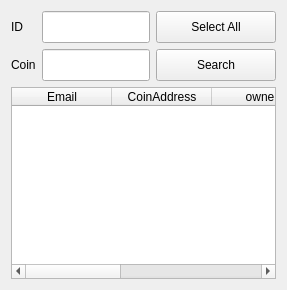
          <widget class="QWidget" name="tab_8">
           <attribute name="title">
            <string>Users</string>
           </attribute>
           <layout class="QGridLayout" name="gridLayout_14">
            <item row="0" column="2">
             <widget class="QPushButton" name="btn_SelectAll">
              <property name="minimumSize">
               <size>
                <width>120</width>
                <height>32</height>
               </size>
              </property>
              <property name="text">
               <string>Select All</string>
              </property>
             </widget>
            </item>
            <item row="0" column="0">
             <widget class="QLabel" name="label_14">
              <property name="text">
               <string>ID</string>
              </property>
             </widget>
            </item>
            <item row="0" column="1">
             <widget class="QLineEdit" name="userid">
              <property name="maximumSize">
               <size>
                <width>16777215</width>
                <height>32</height>
               </size>
              </property>
             </widget>
            </item>
            <item row="1" column="0">
             <widget class="QLabel" name="label_15">
              <property name="text">
               <string>Coin</string>
              </property>
             </widget>
            </item>
            <item row="2" column="0" colspan="3">
             <widget class="QTableWidget" name="tableWidgetUsers">
              <property name="styleSheet">
               <string notr="true"/>
              </property>
              <column>
               <property name="text">
                <string>Email</string>
               </property>
              </column>
              <column>
               <property name="text">
                <string>CoinAddress</string>
               </property>
              </column>
              <column>
               <property name="text">
                <string>owner</string>
               </property>
              </column>
              <column>
               <property name="text">
                <string>Class</string>
               </property>
              </column>
              <column>
               <property name="text">
                <string>DateTime</string>
               </property>
              </column>
             </widget>
            </item>
            <item row="1" column="1">
             <widget class="QLineEdit" name="coinid">
              <property name="maximumSize">
               <size>
                <width>16777215</width>
                <height>32</height>
               </size>
              </property>
             </widget>
            </item>
            <item row="1" column="2">
             <widget class="QPushButton" name="btn_Search">
              <property name="minimumSize">
               <size>
                <width>0</width>
                <height>32</height>
               </size>
              </property>
              <property name="text">
               <string>Search</string>
              </property>
             </widget>
            </item>
           </layout>
          </widget>
